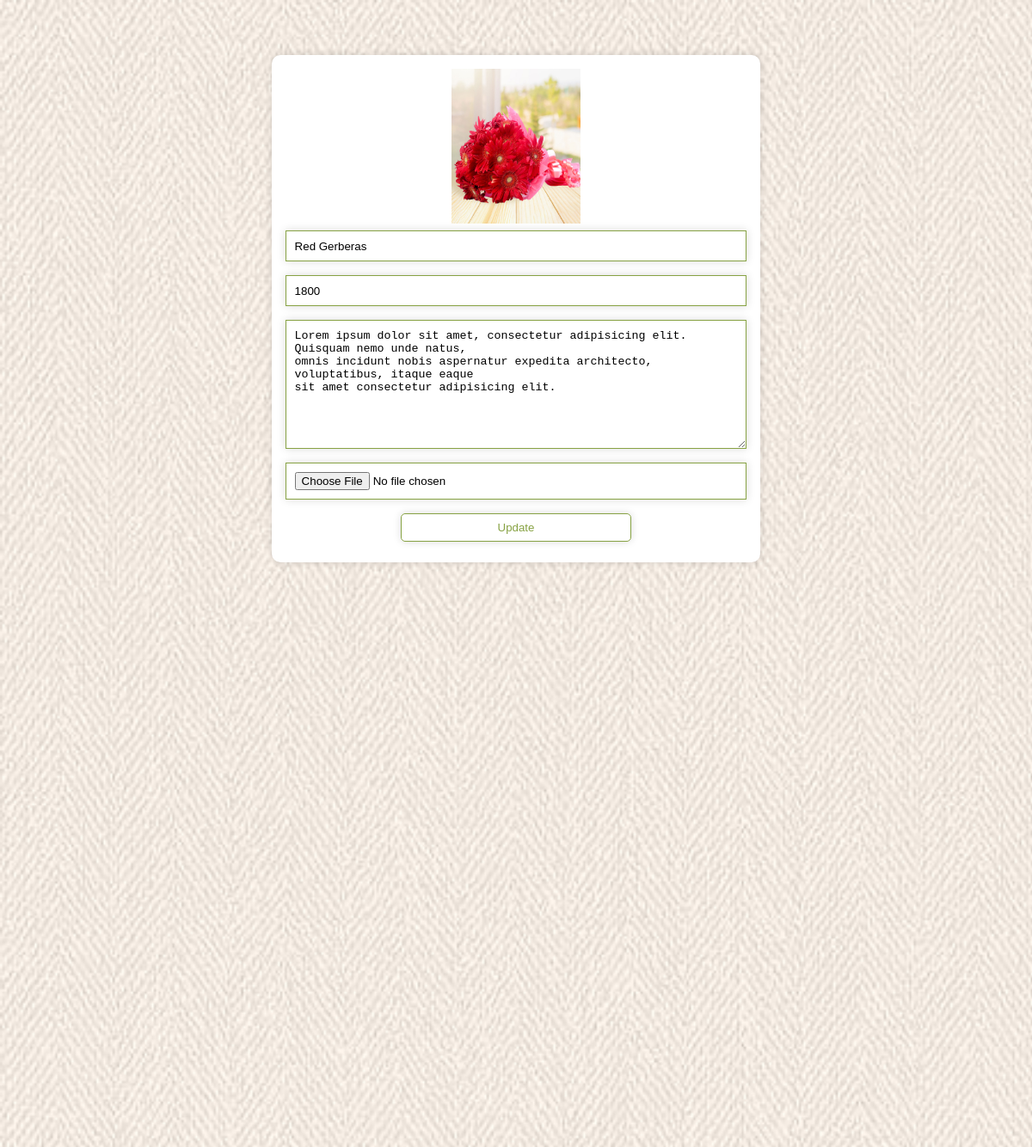
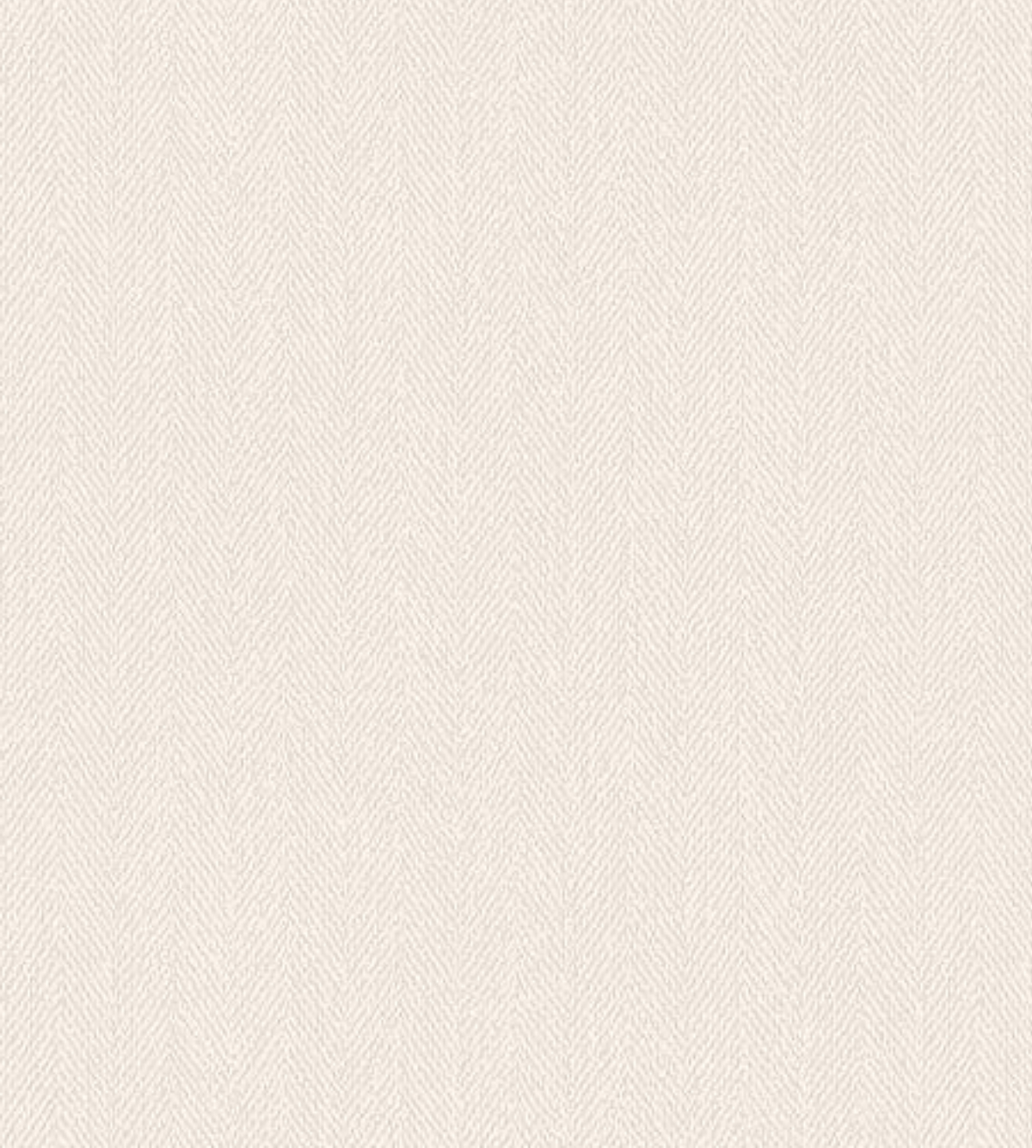
Screenshot of /admin_products.php?edit=5 (signed in) with the database file from the repository (2 pictures, top to bottom).
### tables this page shows
CREATE TABLE `products` (
  `id` int(100) NOT NULL,
  `name` varchar(255) NOT NULL,
  `price` int(100) NOT NULL,
  `product_detail` varchar(255) NOT NULL,
  `image` varchar(255) NOT NULL
);

### admin_products.php (the view, shortened to what this page needs)
<?php
    include 'connection.php';
?>
<!DOCTYPE html>
    <html lang="en">
    <head>
    </head>
<body>
<?php include 'admin_header.php';?>
    <div class="main">
            <div class="banner">
                <h1>products</h1>
            </div>
            <div class="title2">
                    <a href="home.php">home</a> <span>/products</span>
            </div>
            <section class="add-products">
                <form method="post" action="admin_products.php" enctype="multipart/form-data">
                    <h1 class="title">add new product</h1>
                    <div class="input-field">
                        <label>product name</label>
                    </div>
                    <div class="input-field">
                        <label>product price</label>
                    </div>
                    <div class="input-field">
                        <label>product detail</label>
                    </div>
                    <div class="input-field">
                        <label>image</label>
                    </div>
                </form>
            </section>
        <section class="update-container">
            <?php
                if(isset($_GET['edit'])) {
                    $edit_id = $_GET['edit'];
                    $edit_query = mysqli_query($conn, "SELECT * FROM `products` WHERE id=$edit_id")or die('query failed');
                    if(mysqli_num_rows($edit_query)>0){
                        while($fetch_edit = mysqli_fetch_assoc($edit_query)){
            ?>
            <form method="post" action="admin_products.php" enctype="multipart/form-data">
                <img src ="img/<?php echo $fetch_edit['image'];?>">
                <input type="text" name="update_p_name" value="<?php echo $fetch_edit['name'];?>">
                <input type="number" min ="0" name="update_p_price" value="<?php echo $fetch_edit['price'];?>">
                <textarea name="update_p_detail"><?php echo $fetch_edit['product_detail'];?></textarea>
                <input type="file" name="update_p_image" accept="img/png, img/jpg, img/jpeg, img/webp" >
                <input type="submit" name="update_product" value="update" class="edit">
            </form>
            <?php
                        }
                    }
                }
            ?>
        </section>
        <section class="show-products">
            <div class="box-container">
                <?php
                    $select_products = mysqli_query($conn, "SELECT * FROM `products` ") or die('query failed');
                    if(mysqli_num_rows($select_products)>0){
                        while($fetch_products =mysqli_fetch_assoc($select_products)){
                ?>
                <div class="box">
                    <p>Rs. <?php echo $fetch_products['price']; ?></p>
                    <h4><?php echo $fetch_products['name']; ?></h4>
                    <p class="detail"><?php echo $fetch_products['product_detail']; ?></p>
                    <a href="admin_products.php?edit=<?php echo $fetch_products['id'] ?>" class="btn">edit</a>
                    <a href="admin_products.php?delete=<?php echo $fetch_products['id'] ?>" class="btn" onclick="
                    return confirm('delete this product')">delete</a>
                </div>
                <?php
                    }
                }
                ?>
            </div>
        </section>
    </div>
</body>
</html>

### rows the page displays
products: image (picture), update_p_name "Red Gerberas", update_p_price "1800", update_p_detail "Lorem ipsum dolor sit amet, consectetur adipisicing elit. Quisquam nemo unde natus, omnis incidunt nobis aspernatur expedita architecto, voluptatibus, itaque eaque sit amet consectetur adipisicing elit."
